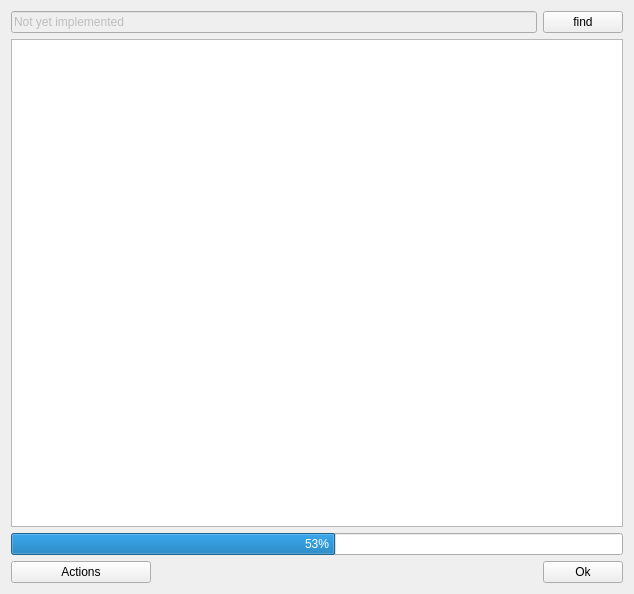
<?xml version="1.0" encoding="UTF-8"?>
<ui version="4.0">
 <class>manager</class>
 <widget class="QWidget" name="manager">
  <property name="geometry">
   <rect>
    <x>0</x>
    <y>0</y>
    <width>634</width>
    <height>594</height>
   </rect>
  </property>
  <property name="minimumSize">
   <size>
    <width>400</width>
    <height>300</height>
   </size>
  </property>
  <property name="windowTitle">
   <string>Plugman</string>
  </property>
  <layout class="QGridLayout" name="gridLayout">
   <property name="spacing">
    <number>6</number>
   </property>
   <item row="2" column="0" rowspan="6" colspan="6">
    <widget class="QTreeView" name="treeView"/>
   </item>
   <item row="8" column="0" colspan="6">
    <widget class="QProgressBar" name="progressBar">
     <property name="minimum">
      <number>0</number>
     </property>
     <property name="value">
      <number>53</number>
     </property>
     <property name="invertedAppearance">
      <bool>false</bool>
     </property>
    </widget>
   </item>
   <item row="1" column="0" colspan="5">
    <widget class="QLineEdit" name="findField">
     <property name="enabled">
      <bool>false</bool>
     </property>
     <property name="inputMask">
      <string/>
     </property>
     <property name="text">
      <string>Not yet implemented</string>
     </property>
     <property name="readOnly">
      <bool>true</bool>
     </property>
    </widget>
   </item>
   <item row="13" column="5">
    <widget class="QPushButton" name="okButton">
     <property name="text">
      <string>Ok</string>
     </property>
    </widget>
   </item>
   <item row="13" column="2">
    <spacer name="horizontalSpacer">
     <property name="orientation">
      <enum>Qt::Horizontal</enum>
     </property>
     <property name="sizeHint" stdset="0">
      <size>
       <width>40</width>
       <height>20</height>
      </size>
     </property>
    </spacer>
   </item>
   <item row="13" column="0" colspan="2">
    <widget class="QPushButton" name="actionsButton">
     <property name="minimumSize">
      <size>
       <width>140</width>
       <height>0</height>
      </size>
     </property>
     <property name="maximumSize">
      <size>
       <width>200</width>
       <height>16777215</height>
      </size>
     </property>
     <property name="text">
      <string>Actions</string>
     </property>
     <property name="icon">
      <iconset resource="../icons.qrc">
       <normaloff>:/icons/internet.png</normaloff>:/icons/internet.png</iconset>
     </property>
     <property name="checkable">
      <bool>true</bool>
     </property>
     <property name="default">
      <bool>false</bool>
     </property>
     <property name="flat">
      <bool>false</bool>
     </property>
    </widget>
   </item>
   <item row="1" column="5">
    <widget class="QPushButton" name="findButton">
     <property name="maximumSize">
      <size>
       <width>96</width>
       <height>24</height>
      </size>
     </property>
     <property name="text">
      <string>find</string>
     </property>
     <property name="icon">
      <iconset resource="../icons.qrc">
       <normaloff>:/icons/find.png</normaloff>:/icons/find.png</iconset>
     </property>
    </widget>
   </item>
  </layout>
 </widget>
 <resources>
  <include location="../icons.qrc"/>
 </resources>
 <connections/>
</ui>
